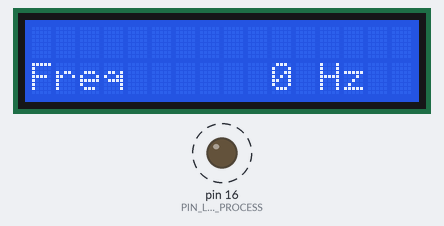
A sketch run on a simulated Arduino Uno, built with avr-gcc and run on an emulated ATmega328P. Parts: 16×2 character LCD, output pins drawn as LEDs (lit = HIGH). Dashed ring = blinking. What the sketch prints to the serial monitor is not drawn.

Above: at 0.2 s.
Timing chart, 0 to 130.0 s (numbered marks = the images above):
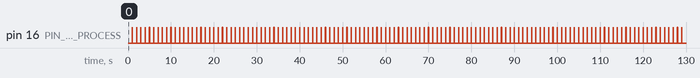

Measured:
- by itself, pin 16 (PIN_LED_PROCESS): alternates HIGH for 0.02 s and LOW for 0.98 s

The sketch:

fvm_v2.ino
```cpp
//------------------------------------------------
// Project     :
// Board       : ThaiEasyElec's ESPIno
// LED_BUILTIN : Pin 16
//------------------------------------------------

#include <Wire.h>
#include <LiquidCrystal_I2C.h>

#define PIN_LED_PROCESS   16
#define PIN_PULSEIN       13
#define PIN_BUTTON_0      12

LiquidCrystal_I2C lcd_0(0x27, 16, 2);

char str_buff[200] = {0};
unsigned long t_old;
volatile unsigned long p_count, p_store;
int state_ix  = 0;

void Interrupt_Service_PulseIn() { p_count++; }

void setup() {
  pinMode(PIN_LED_PROCESS, OUTPUT);
  pinMode(PIN_PULSEIN, INPUT_PULLUP);
  pinMode(PIN_BUTTON_0, INPUT_PULLUP);

  digitalWrite(PIN_LED_PROCESS, LOW);
  digitalWrite(PIN_PULSEIN, HIGH);
  digitalWrite(PIN_BUTTON_0, HIGH);

  attachInterrupt(digitalPinToInterrupt(PIN_PULSEIN)
    , Interrupt_Service_PulseIn, FALLING);

  Serial.begin(115200);
  Serial.println("\n\nSystem start..");

  lcd_0.init();
  lcd_0.backlight();
  lcd_0.setCursor(0, 0);
  lcd_0.print("                ");
  lcd_0.setCursor(0, 1);
  lcd_0.print("                ");

  t_old     = 0;
  p_count   = 0;
  p_store   = 0;
  state_ix  = 0;
}

void loop() {
  p_store = p_count;
  p_count = 0;

  sprintf(str_buff, "Freq %6lu Hz  ", p_store);
  Serial.println(str_buff);
  lcd_0.setCursor(0, 1);
  lcd_0.print(str_buff);

//------------------------------------------------
  digitalWrite(PIN_LED_PROCESS, LOW);
  while ((micros() - t_old) < 1000000);
  t_old = micros();
  digitalWrite(PIN_LED_PROCESS, HIGH);
//------------------------------------------------
}
```
